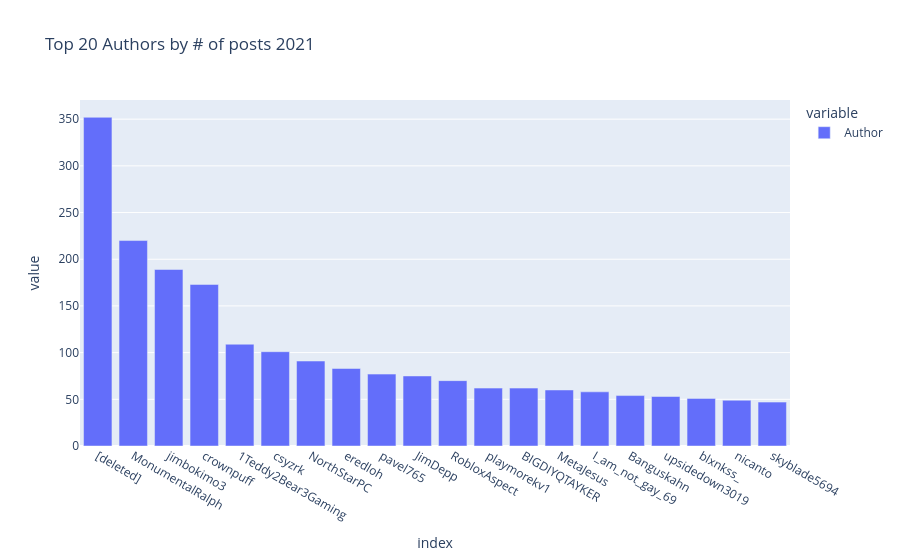

The cell this chart's notebook holds for it:
### Markdown cell above
Top 20 Authors

### Code cell
top20_authors = df['Author'].value_counts().head(20)
px.bar(top20_authors,title='Top 20 Authors by # of posts 2021')

### Figure 1 — Plotly figure (JSON) as saved in the notebook; plotly's stock layout.template omitted (floating-point values rounded to 4 significant figures)
{"data": [{"alignmentgroup": "True", "hovertemplate": "variable=Author<br>index=%{x}<br>value=%{y}<extra></extra>", "legendgroup": "Author", "marker": {"color": "#636efa", "pattern": {"shape": ""}}, "name": "Author", "offsetgroup": "Author", "orientation": "v", "showlegend": true, "textposition": "auto", "type": "bar", "x": ["[deleted]", "MonumentalRalph", "jimbokimo3", "crownpuff", "1Teddy2Bear3Gaming", "csyzrk", "NorthStarPC", "eredloh", "pavel765", "JimDepp", "RobloxAspect", "playmorekv1", "BIGDIYQTAYKER", "MetaJesus", "I_am_not_gay_69", "Banguskahn", "upsidedown3019", "blxnkss_", "nicanto", "skyblade5694"], "xaxis": "x", "y": [352, 220, 189, 173, 109, 101, 91, 83, 77, 75, 70, 62, 62, 60, 58, 54, 53, 51, 49, 47], "yaxis": "y"}], "layout": {"barmode": "relative", "legend": {"title": {"text": "variable"}, "tracegroupgap": 0}, "title": {"text": "Top 20 Authors by # of posts 2021"}, "xaxis": {"anchor": "y", "domain": [0, 1], "title": {"text": "index"}}, "yaxis": {"anchor": "x", "domain": [0, 1], "title": {"text": "value"}}}}
